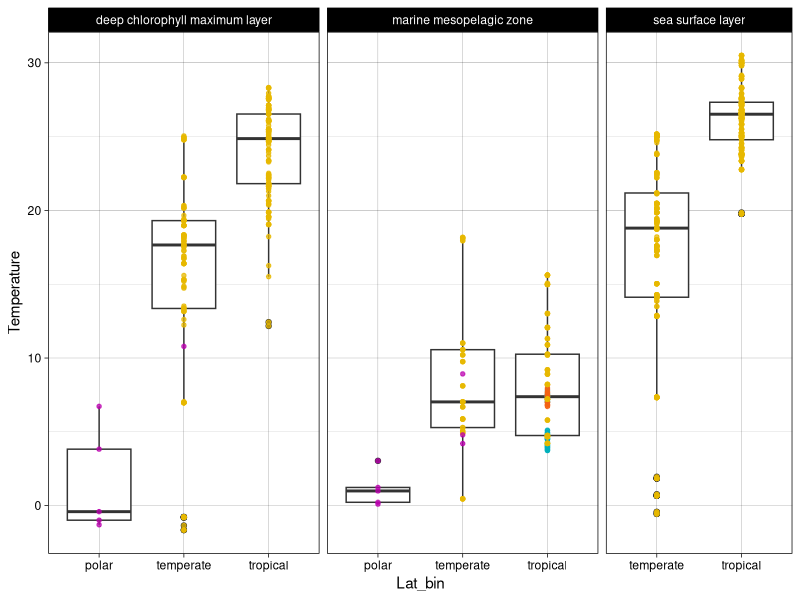
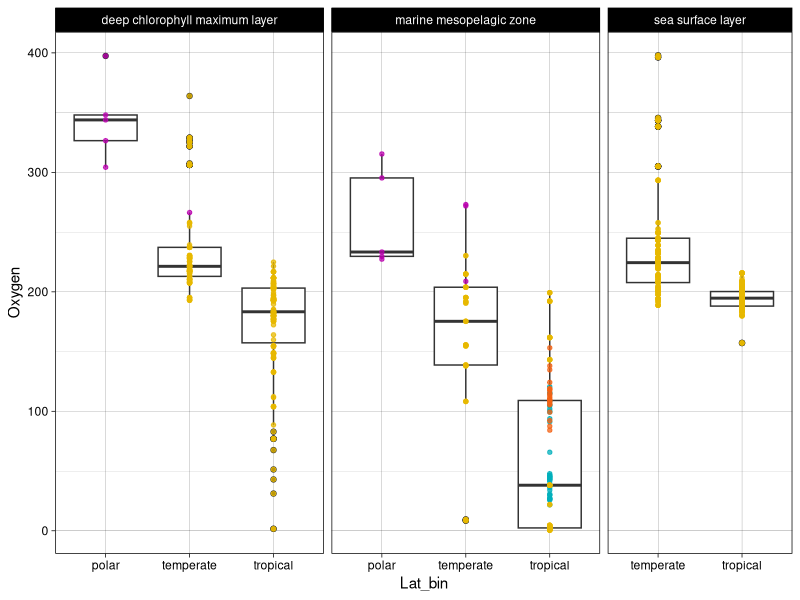
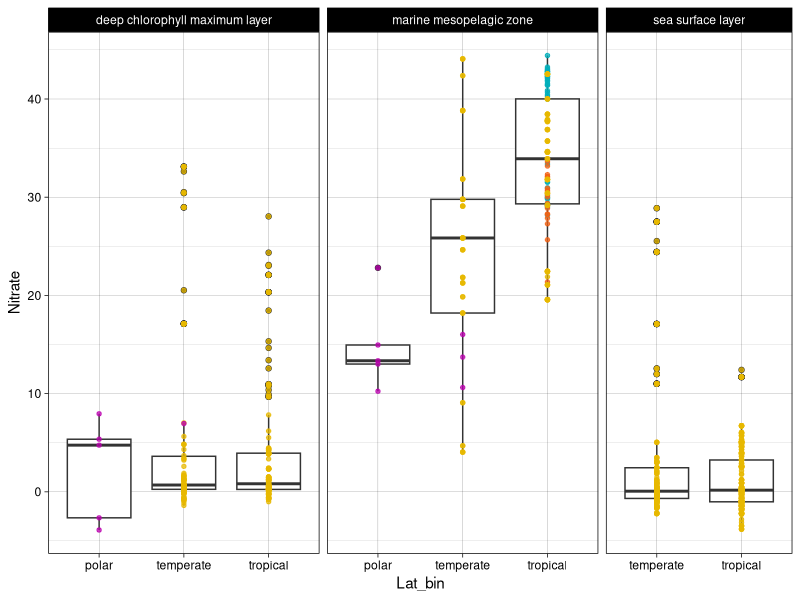
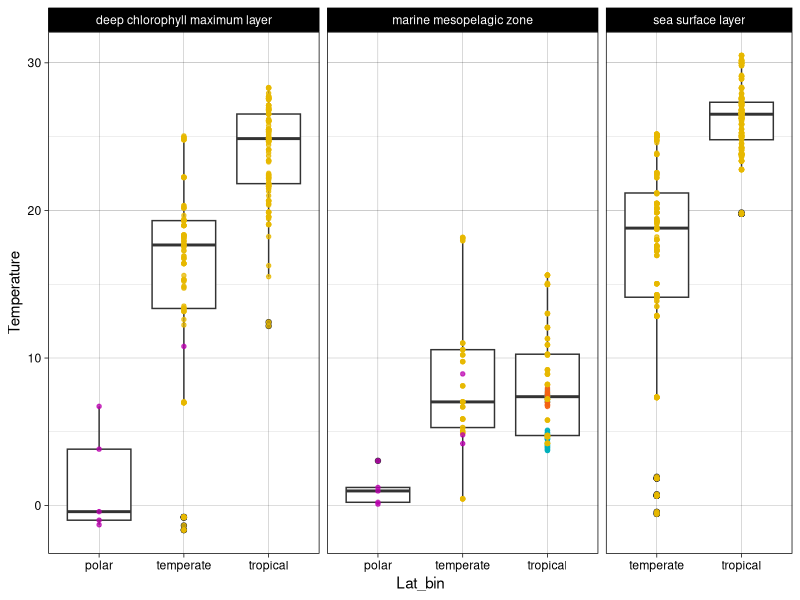
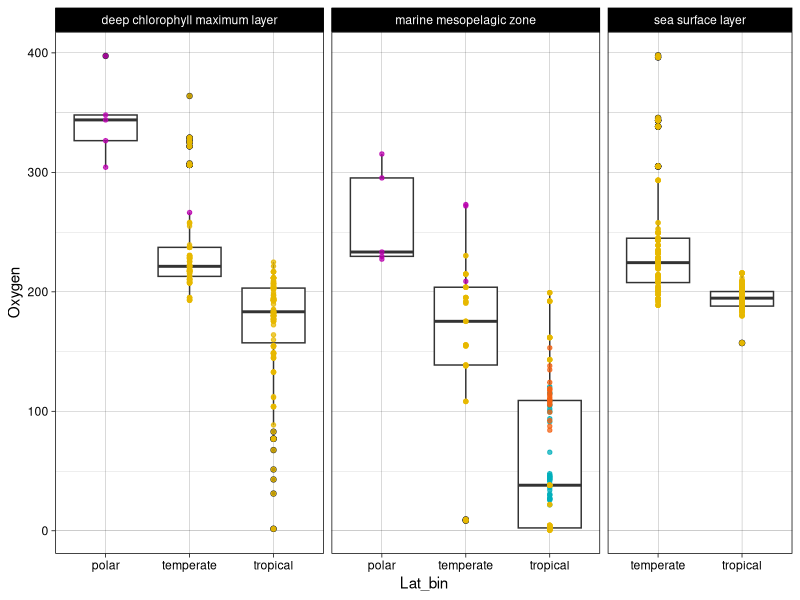
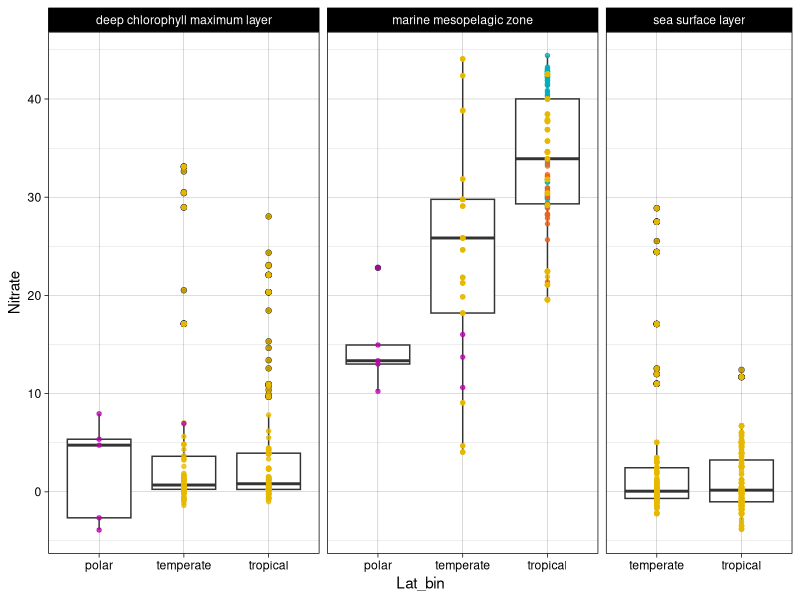

Source code (R) for these figures, in order:
install.packages("ggplot2")
install.packages("dplyr")
install.packages("tidyverse")
library("ggplot2")
library("dplyr")
library("tidyverse")

#http://ggplot2.tidyverse.org/reference/facet_grid.html
#http://ggplot2.tidyverse.org/reference/geom_boxplot.html

directory <- getwd()
setwd(directory)
custom_pallet = c("#00AFBB", "#f36213", "#E7B800", "#bb00af", "#b40025", "#002fe7", "#ff0136", "#08efff", "#fbbc6a","#ff08ef", "#a18000","#736afb", "#7c3100", "#00676f", "#82007a", "#2f0c65","#0079c9", "#f3db7f" , "#ecf920", "#004b7c", "#b4faff", "#ffe1ff", "#000000", "#bebebe", "#698b69")

data <- read.csv(file = "data.csv",header = TRUE)

# Filter data
data = filter(data, Project.Name != 'OSD' )
data = filter(data, Environmental.Feature != 'None' )
data = filter(data, Environmental.Feature != 'coastal water body' )
data = filter(data, Environmental.Feature != 'marine layer' )
data = filter(data, Environmental.Feature != 'oceanic zone' )
data = filter(data, Environmental.Feature != 'ocean' )
data = filter(data, Environmental.Feature != 'marine photic zone' )
data = filter(data, Environmental.Feature != 'marine wind mixed layer' )

# Temp figure with colors
myColors <- custom_pallet
names(myColors) <- levels(data$Project.Name)
custom_colors <- scale_colour_manual(name = "Project", values = myColors)

# Bin by latitude
data <- data %>% mutate(Lat_bin = case_when(Latitude >= 66.57  & Latitude <= 90 ~ 'polar',
                                            Latitude >= 23.43  & Latitude <= 66.57 ~ 'temperate',
                                            Latitude >= -23.43  & Latitude <= 23.43 ~ 'tropical',
                                            Latitude >= -66.57  & Latitude <= -23.43 ~ 'temperate',
                                            Latitude >= -90  & Latitude <= -66.57 ~ 'polar'))

temperature <- data %>% 
  ggplot(aes(Lat_bin, Temperature)) + 
  theme_linedraw() +
  geom_boxplot() +
  geom_jitter(size=1.2, alpha=3/4,width=0, aes(color=factor(Project.Name)), show.legend = FALSE ) +
  custom_colors +
  facet_grid(. ~ Environmental.Feature , scales = "free", space = "free")
plot(temperature)

path_string = paste(directory,"temperature.pdf",sep="/")

#save plot
ggsave(filename = path_string, 
       plot =  temperature, width = 29.7, height = 10, units = "cm")

oxygen <- data %>% 
  ggplot(aes(Lat_bin, Oxygen)) + 
  theme_linedraw() +
  geom_boxplot() +
  geom_jitter(size=1.2, alpha=3/4,width=0, aes(color=factor(Project.Name)), show.legend = FALSE ) +
  custom_colors +
  facet_grid(. ~ Environmental.Feature , scales = "free", space = "free")
plot(oxygen)

path_string = paste(directory,"oxygen.pdf",sep="/")

#save plot
ggsave(filename = path_string, 
       plot =  oxygen, width = 29.7, height = 10, units = "cm")

nitrate <- data %>% 
  ggplot(aes(Lat_bin, Nitrate)) + 
  theme_linedraw() +
  geom_boxplot() +
  geom_jitter(size=1.2, alpha=3/4,width=0, aes(color=factor(Project.Name)), show.legend = FALSE ) +
  custom_colors +
  facet_grid(. ~ Environmental.Feature , scales = "free", space = "free")
plot(nitrate)

path_string = paste(directory,"nitrate.pdf",sep="/")

#save plot
ggsave(filename = path_string, 
       plot =  nitrate, width = 29.7, height = 10, units = "cm")
